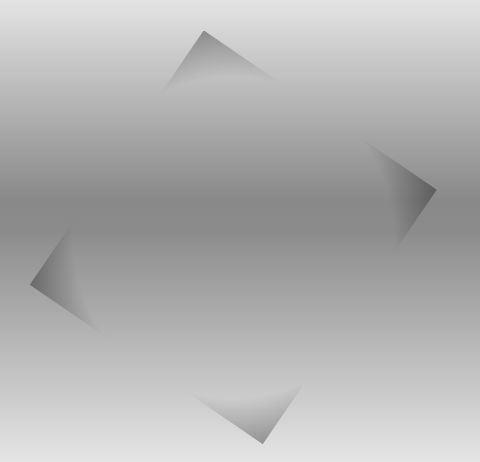
#> input picture tp3/contours.jpg, 480 x 462 px
$ jupyter execute tp3.ipynb
#> lines starting #> are read from the running program, lines starting #| are printed output that depends on the picture; after the words box and inside, x2 and y2 are one past the last pixel; in counts of white or black regions, pixels touching at a corner belong together
[cell 1]
import numpy as np
import matplotlib.pyplot as plt
import cv2 as cv
from scipy import ndimage

[cell 2]
# open image contours.jpg
img = cv.imread('contours.jpg')
#> img is the input picture: shape (462, 480, 3); min 90, max 231, mean 179.3
# convert to grayscale
img_gray = cv.cvtColor(img, cv.COLOR_BGR2GRAY)

# Display the image
plt.figure()
plt.imshow(img_gray, cmap='gray')
plt.title('Original image')
plt.show()

[cell 3]
# Produisez une image binaire des contours à l'aide d'un estimateur de gradient et d'un seuil.
# Vous pourrez utiliser pour cela les fonctions cv.filter2D et np.where des bibliothèques opencv et numpy.
# Donnez cette image binaire.

def corner_detection(img, threshold=100):
#> called with threshold = 50
    kernel = np.array([[-1,-1,-1],[-1,8,-1],[-1,-1,-1]])
    contours = cv.filter2D(img,-1,kernel)
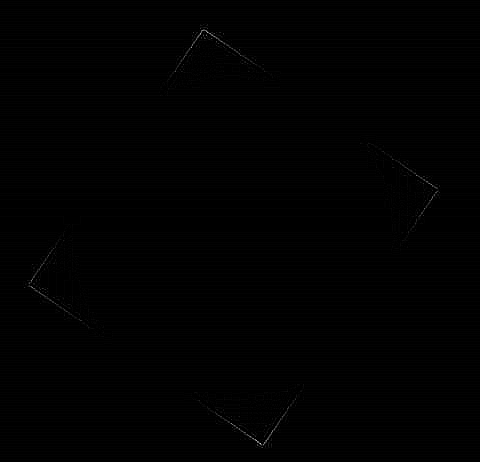
#> contours: shape (462, 480); min 0, max 207, mean 1.3
    _, contours = cv.threshold(contours, threshold, 255, cv.THRESH_BINARY)
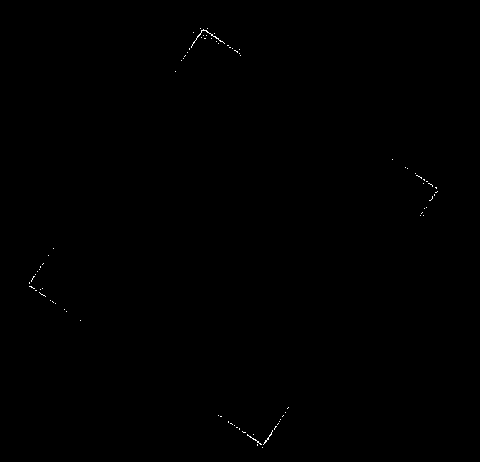
#> contours: shape (462, 480); 0.11% white in thin lines or dots, all inside (x1, y1, x2, y2) = (29, 28, 438, 448)
    return contours

# Hopefully see some edges
contours = corner_detection(img_gray, threshold=50)
plt.imshow(contours,cmap="gray")
plt.show()

[cell 4]
def imagesc(img1):
    img2 = ((img1 - np.min(img1)) / (np.max(img1) - np.min(img1)))
    plt.imshow(img2, cmap='gray')
    plt.title('Normalized Voting Space')
    plt.show()

# Construct the voting space
angular_intervals = 628
radial_values = np.arange(np.min(img_gray), np.max(img_gray) + 1)
#> radial_values = 142 values from 90 to 231
voting_space = np.zeros((angular_intervals, len(radial_values)))

# Perform voting
for y in range(img_gray.shape[0]):
    for x in range(img_gray.shape[1]):
        if img_gray[y, x] > 0:
            for theta in range(angular_intervals):
                r = int(x * np.cos(theta) + y * np.sin(theta))
                if r in radial_values:
                    voting_space[theta, np.where(radial_values == r)] += 1

# Visualize the voting space
imagesc(voting_space)
